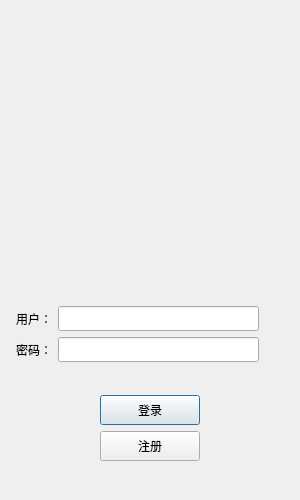
<?xml version="1.0" encoding="UTF-8"?>
<ui version="4.0">
 <class>LoginDialog</class>
 <widget class="QDialog" name="LoginDialog">
  <property name="geometry">
   <rect>
    <x>0</x>
    <y>0</y>
    <width>300</width>
    <height>500</height>
   </rect>
  </property>
  <property name="minimumSize">
   <size>
    <width>300</width>
    <height>500</height>
   </size>
  </property>
  <property name="maximumSize">
   <size>
    <width>300</width>
    <height>500</height>
   </size>
  </property>
  <property name="windowTitle">
   <string>Dialog</string>
  </property>
  <layout class="QVBoxLayout" name="verticalLayout_3">
   <item>
    <layout class="QVBoxLayout" name="verticalLayout_2">
     <property name="leftMargin">
      <number>5</number>
     </property>
     <property name="topMargin">
      <number>5</number>
     </property>
     <property name="rightMargin">
      <number>5</number>
     </property>
     <property name="bottomMargin">
      <number>5</number>
     </property>
     <item>
      <widget class="QLabel" name="err_tip">
       <property name="minimumSize">
        <size>
         <width>0</width>
         <height>25</height>
        </size>
       </property>
       <property name="maximumSize">
        <size>
         <width>16777215</width>
         <height>25</height>
        </size>
       </property>
       <property name="text">
        <string/>
       </property>
       <property name="alignment">
        <set>Qt::AlignCenter</set>
       </property>
      </widget>
     </item>
     <item>
      <widget class="QWidget" name="head_widget" native="true">
       <property name="minimumSize">
        <size>
         <width>200</width>
         <height>230</height>
        </size>
       </property>
       <layout class="QGridLayout" name="gridLayout">
        <item row="1" column="0">
         <widget class="QLabel" name="head_label">
          <property name="minimumSize">
           <size>
            <width>200</width>
            <height>200</height>
           </size>
          </property>
          <property name="maximumSize">
           <size>
            <width>200</width>
            <height>200</height>
           </size>
          </property>
          <property name="text">
           <string/>
          </property>
         </widget>
        </item>
       </layout>
      </widget>
     </item>
     <item>
      <spacer name="verticalSpacer_3">
       <property name="orientation">
        <enum>Qt::Vertical</enum>
       </property>
       <property name="sizeHint" stdset="0">
        <size>
         <width>20</width>
         <height>40</height>
        </size>
       </property>
      </spacer>
     </item>
     <item>
      <layout class="QHBoxLayout" name="horizontalLayout_2">
       <item>
        <widget class="QLabel" name="email_lb">
         <property name="minimumSize">
          <size>
           <width>0</width>
           <height>25</height>
          </size>
         </property>
         <property name="maximumSize">
          <size>
           <width>16777215</width>
           <height>25</height>
          </size>
         </property>
         <property name="text">
          <string>用户：</string>
         </property>
        </widget>
       </item>
       <item>
        <widget class="QLineEdit" name="email_edit">
         <property name="minimumSize">
          <size>
           <width>0</width>
           <height>25</height>
          </size>
         </property>
         <property name="maximumSize">
          <size>
           <width>16777215</width>
           <height>25</height>
          </size>
         </property>
        </widget>
       </item>
       <item>
        <spacer name="horizontalSpacer_6">
         <property name="orientation">
          <enum>Qt::Horizontal</enum>
         </property>
         <property name="sizeType">
          <enum>QSizePolicy::Fixed</enum>
         </property>
         <property name="sizeHint" stdset="0">
          <size>
           <width>25</width>
           <height>20</height>
          </size>
         </property>
        </spacer>
       </item>
      </layout>
     </item>
     <item>
      <layout class="QHBoxLayout" name="horizontalLayout_3">
       <item>
        <widget class="QLabel" name="pass_label">
         <property name="minimumSize">
          <size>
           <width>0</width>
           <height>25</height>
          </size>
         </property>
         <property name="maximumSize">
          <size>
           <width>16777215</width>
           <height>25</height>
          </size>
         </property>
         <property name="text">
          <string>密码：</string>
         </property>
        </widget>
       </item>
       <item>
        <widget class="QLineEdit" name="pass_edit">
         <property name="minimumSize">
          <size>
           <width>0</width>
           <height>25</height>
          </size>
         </property>
         <property name="maximumSize">
          <size>
           <width>16777215</width>
           <height>25</height>
          </size>
         </property>
        </widget>
       </item>
       <item>
        <spacer name="horizontalSpacer_7">
         <property name="orientation">
          <enum>Qt::Horizontal</enum>
         </property>
         <property name="sizeType">
          <enum>QSizePolicy::Fixed</enum>
         </property>
         <property name="sizeHint" stdset="0">
          <size>
           <width>25</width>
           <height>20</height>
          </size>
         </property>
        </spacer>
       </item>
      </layout>
     </item>
     <item>
      <spacer name="verticalSpacer_4">
       <property name="orientation">
        <enum>Qt::Vertical</enum>
       </property>
       <property name="sizeHint" stdset="0">
        <size>
         <width>20</width>
         <height>20</height>
        </size>
       </property>
      </spacer>
     </item>
     <item>
      <spacer name="verticalSpacer_2">
       <property name="orientation">
        <enum>Qt::Vertical</enum>
       </property>
       <property name="sizeHint" stdset="0">
        <size>
         <width>20</width>
         <height>40</height>
        </size>
       </property>
      </spacer>
     </item>
     <item>
      <layout class="QHBoxLayout" name="horizontalLayout_5">
       <item>
        <spacer name="horizontalSpacer_2">
         <property name="orientation">
          <enum>Qt::Horizontal</enum>
         </property>
         <property name="sizeHint" stdset="0">
          <size>
           <width>40</width>
           <height>20</height>
          </size>
         </property>
        </spacer>
       </item>
       <item>
        <widget class="QPushButton" name="login_btn">
         <property name="minimumSize">
          <size>
           <width>100</width>
           <height>30</height>
          </size>
         </property>
         <property name="text">
          <string>登录</string>
         </property>
        </widget>
       </item>
       <item>
        <spacer name="horizontalSpacer_3">
         <property name="orientation">
          <enum>Qt::Horizontal</enum>
         </property>
         <property name="sizeHint" stdset="0">
          <size>
           <width>40</width>
           <height>20</height>
          </size>
         </property>
        </spacer>
       </item>
      </layout>
     </item>
     <item>
      <layout class="QHBoxLayout" name="horizontalLayout_6">
       <item>
        <spacer name="horizontalSpacer_4">
         <property name="orientation">
          <enum>Qt::Horizontal</enum>
         </property>
         <property name="sizeHint" stdset="0">
          <size>
           <width>40</width>
           <height>20</height>
          </size>
         </property>
        </spacer>
       </item>
       <item>
        <widget class="QPushButton" name="reg_btn">
         <property name="minimumSize">
          <size>
           <width>100</width>
           <height>30</height>
          </size>
         </property>
         <property name="text">
          <string>注册</string>
         </property>
        </widget>
       </item>
       <item>
        <spacer name="horizontalSpacer_5">
         <property name="orientation">
          <enum>Qt::Horizontal</enum>
         </property>
         <property name="sizeHint" stdset="0">
          <size>
           <width>40</width>
           <height>20</height>
          </size>
         </property>
        </spacer>
       </item>
      </layout>
     </item>
     <item>
      <spacer name="verticalSpacer">
       <property name="orientation">
        <enum>Qt::Vertical</enum>
       </property>
       <property name="sizeHint" stdset="0">
        <size>
         <width>20</width>
         <height>40</height>
        </size>
       </property>
      </spacer>
     </item>
    </layout>
   </item>
  </layout>
 </widget>
 <customwidgets>
  <customwidget>
   <class>ClickedLabel</class>
   <extends>QLabel</extends>
   <header>clickedlabel.h</header>
  </customwidget>
 </customwidgets>
 <resources/>
 <connections/>
</ui>
